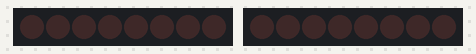
The sketch below on a simulated Arduino Uno, built with avr-gcc and run on an emulated ATmega328P. Parts: 2 × 8 port-expander outputs drawn as a row of LEDs (first output left, lit = HIGH). Wiring (inferred from the names in the program): PCF8574 port expander at I2C address 0x20; PCF8574 port expander at I2C address 0x21. Wiring (inferred from the signals the program sends): 2 × row of LEDs: on Q0, Q1, Q2, Q3, Q4, Q5, Q6, Q7 / on Q0, Q1, Q2, Q3, Q4, Q5, Q6, Q7.

Above: at 0.5 s.
At 3.5 s:
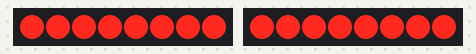
Timing chart, 0 to 4.6 s (numbered marks = the images above):
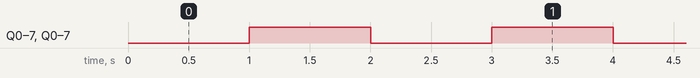

Measured:
- by itself, Q0–7, Q0–7: alternates HIGH for 1.0 s and LOW for 1.0 s

The sketch:

pcf8574-chain-example.ino
```cpp
#include <Wire.h>

int addr1 = 0x20;          // PCF8574 device 1
int addr2 = 0x21;          // PCF8574 device 2
int LED_Pattern_ON = 0x00;  // LED Sequence Start pattern, one LED on .   =>  0b0000000000000000
int LED_Pattern_OFF = 0xFFFF;  // LED Sequence Start pattern, one LED off =>  0b1111111111111111

void setup() {
  // I2C init
  Wire.begin();

  // Turn off all GPIO pins on both I2C expanders by writing all "1"
  Wire.beginTransmission(addr1);
  Wire.write(0xFF);
  Wire.endTransmission();

  Wire.beginTransmission(addr2);
  Wire.write(0xFF);
  Wire.endTransmission();

  pinMode(2, INPUT_PULLUP);
}

void loop() {
  // put your main code here, to run repeatedly:


    // Send the LSB 8 bits of LED_Pattern out to device 1
    Wire.beginTransmission(addr1);
    Wire.write(lowByte(LED_Pattern_OFF));
    Wire.endTransmission();

    // Send the MSB 8 bits of LED_Pattern out to device 2
    Wire.beginTransmission(addr2);
    Wire.write(lowByte(LED_Pattern_OFF));
    Wire.endTransmission();

    delay(1000);

        // Send the LSB 8 bits of LED_Pattern out to device 1
    Wire.beginTransmission(addr1);
    Wire.write(highByte(LED_Pattern_ON));
    Wire.endTransmission();

    // Send the MSB 8 bits of LED_Pattern out to device 2
    Wire.beginTransmission(addr2);
    Wire.write(highByte(LED_Pattern_ON));
    Wire.endTransmission();

    delay(1000);


}
```
